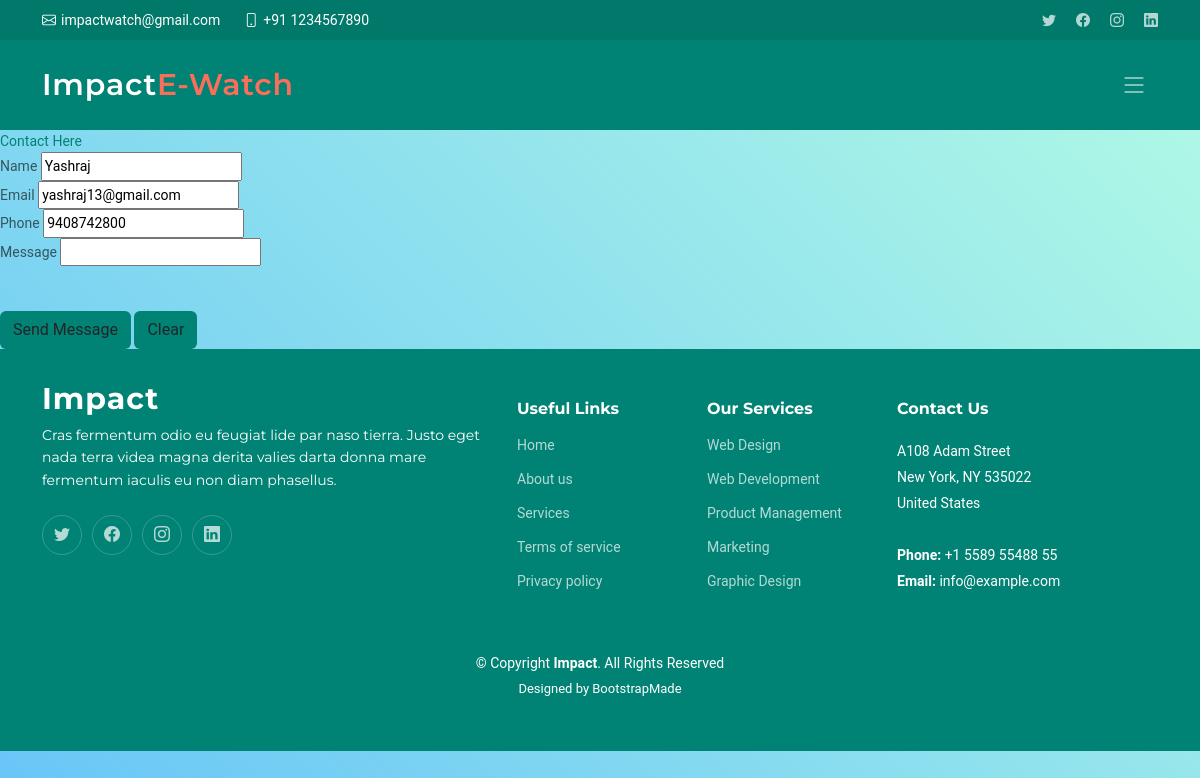
/contact-us (signed in), run on the app's committed database.
### Ecommerce_app/models.py (models this page shows)
class UserReg(models.Model):
    name=models.CharField(max_length=200)
    Email=models.EmailField()
    Password=models.CharField(max_length=100)
    Address=models.CharField(max_length=250)
    Phone=models.IntegerField()

### Ecommerce_app/views.py (the view, shortened to what this page needs)
# urls.py: path('contact-us',contact_us,name='contactus'),
def contact_us(request):
    if 'email' in request.session:
        a=request.session['email']
        data=UserReg.objects.get(Email=a)
        return render(request,'contact.html',{'data':data,'a':a})

### Ecommerce_app/templates/contact.html (shortened to what this page needs)
{% extends "common.html" %}
             {% load static%}
             {%block content%}
             <!DOCTYPE html>
             <html lang="zxx">
             <head>
             </head>
             <body>
                 <div class="w3l-loginblock signinform">
                         <div class="row map-content-9">
                             <br>
                             <div class="info-grids">
                              <div class="logo">
                                <a class="brand-logo" href="index.html">Contact Here</a>
                              </div>
                                 <form  method="post" class="">
                                     {% if a %}
                                     <div class="form-grid">
                                         <div class="input-field">
                                             <label> Name </label>
                                             <input type="text" name="name" id="uname1" value="{{data.name}}" readonly required="">
                                         </div>
                                         <div class="input-field">
                                             <label> Email </label>
                                             <input type="email" name="email" id="email" value="{{data.Email}}" readonly required="">
                                         </div>
                                         <div class="input-field">
                                             <label> Phone </label>
                                             <input type="number" name="phone" id="phoneno" value="{{data.Phone}}" readonly required="">
                                         </div>
                                         <div class="input-field">
                                             <label> Message </label>
                                             <input type="text" name="message" id="msg" value="{{data.Message}}"  required="">
                                         </div>
                                     </div>
                                     {% endif %}
                                     <br>
                                     <br>
                                     <button type="submit" class="btn btn-watch-video btn-style" style="background-color: #008374;">Send Message</button>
                                     <button type="submit" class="btn btn-watch-video btn-style" style="background-color: #008374;">Clear</button>
                                 </form>
                             </div>
                         </div>
                 </div>
             </body>
             </html>
             {% endblock %}

### Ecommerce_app/static/assets/css/main.css (style rules this page uses)
:root { --font-default: "Open Sans", system-ui, -apple-system, "Segoe UI", Roboto, "Helvetica Neue", Arial, "Noto Sans", "Liberation Sans", sans-serif, "Apple Color Emoji", "Segoe UI Emoji", "Segoe UI Symbol", "Noto Color Emoji"; --font-primary: "Montserrat", sans-serif; --font-secondary: "Poppins", sans-serif; }
:root { --color-default: #222222; --color-primary: #008374; --color-secondary: #f85a40; }
:root { scroll-behavior: smooth; }
body { font-family: var(--font-default); color: var(--color-default); }
a { color: var(--color-primary); text-decoration: none; }

### Ecommerce_app/static/css/style.css (style rules this page uses)
html { width: 100%; height: 100%; }
body { background: linear-gradient(45deg, rgba(66, 183, 245, 0.8) 0%, rgba(66, 245, 189, 0.4) 100%); color: rgba(0, 0, 0, 0.6); font-family: "Roboto", sans-serif; font-size: 14px; line-height: 1.6em; -webkit-font-smoothing: antialiased; -moz-osx-font-smoothing: grayscale; }

### data on the page
UserReg: name "Yashraj", email "yashraj13@gmail.com", phone "9408742800"
